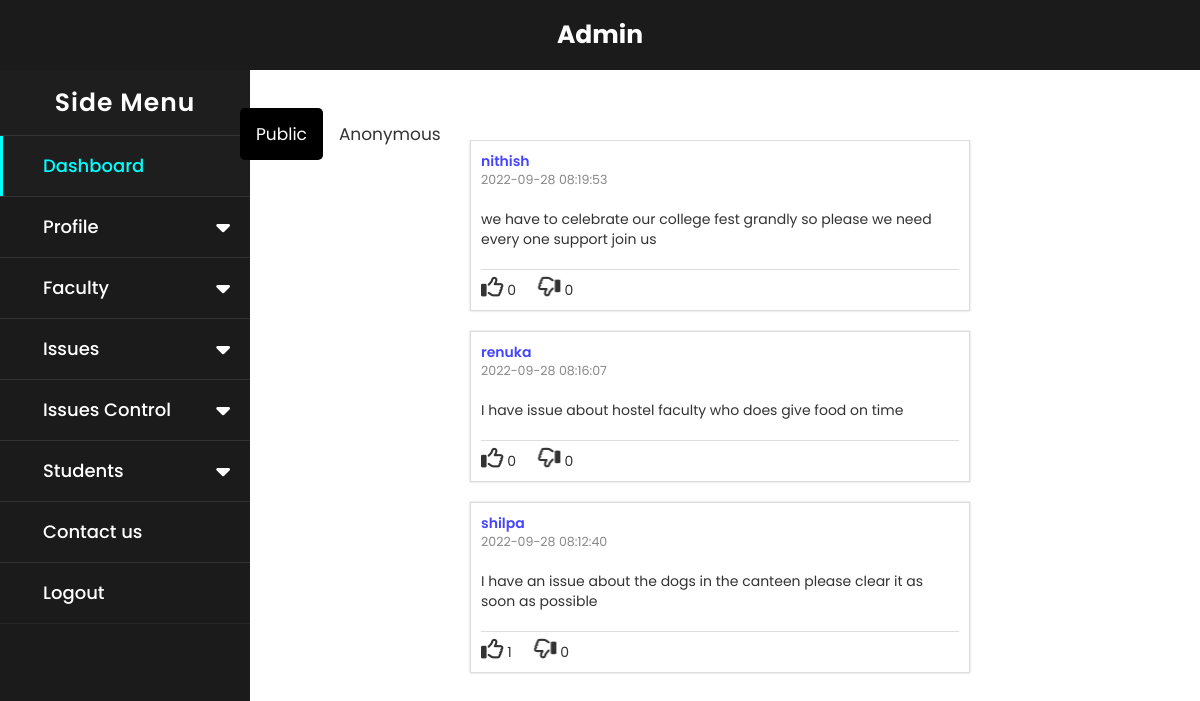
The page /Admin (signed in) on the database its author committed.
### tables this page shows
CREATE TABLE `posts` (
  `id` int(11) NOT NULL,
  `text` varchar(900) NOT NULL,
  `date` timestamp NOT NULL DEFAULT current_timestamp(),
  `studentid` bigint(100) NOT NULL,
  `postoption` varchar(100) NOT NULL DEFAULT 'public',
  `done` varchar(30) NOT NULL DEFAULT 'notdone'
);

CREATE TABLE `student` (
  `Sid` bigint(100) NOT NULL,
  `Name` varchar(255) NOT NULL,
  `Email` varchar(255) NOT NULL,
  `Phone` bigint(50) NOT NULL,
  `Batch` varchar(200) DEFAULT NULL,
  `Branch` int(100) NOT NULL,
  `Password` varchar(255) NOT NULL,
  `status` varchar(100) NOT NULL DEFAULT 'pending'
);

### Admin/server.php (called while the page is built, shortened)
<?php
$conn = mysqli_connect('localhost:3308', 'root', '', 'lastone');
$user= $_SESSION['uid'];
$find=mysqli_query($conn,"select * from admin where A_Email='$user' ");
$row= mysqli_fetch_array($find);
$user_id=$row["Aid"];
function getLikes($id)
{
  global $conn;
  $sql = "SELECT COUNT(*) FROM rating_info
  		  WHERE post_id = $id AND rating_action='like'";
  $rs = mysqli_query($conn, $sql);
  $result = mysqli_fetch_array($rs);
  return $result[0];
}
function getDislikes($id)
{
  global $conn;
  $sql = "SELECT COUNT(*) FROM rating_info
  		  WHERE post_id = $id AND rating_action='dislike'";
  $rs = mysqli_query($conn, $sql);
  $result = mysqli_fetch_array($rs);
  return $result[0];
}
function userLiked($post_id)
{
  global $conn;
  global $user_id;
  $sql = "SELECT * FROM rating_info WHERE user_id=$user_id
  		  AND post_id=$post_id AND rating_action='like'";
  $result = mysqli_query($conn, $sql);
  if (mysqli_num_rows($result) > 0) {
  	return true;
  }else{
  	return false;
  }
}
function userDisliked($post_id)
{
  global $conn;
  global $user_id;
  $sql = "SELECT * FROM rating_info WHERE user_id=$user_id
  		  AND post_id=$post_id AND rating_action='dislike'";
  $result = mysqli_query($conn, $sql);
  if (mysqli_num_rows($result) > 0) {
  	return true;
  }else{
  	return false;
  }
}
$sql = "select i.*,s.Name from posts i ,student s where s.Sid=i.studentid and postoption='public' order by date desc";
$result = mysqli_query($conn, $sql);
$posts = mysqli_fetch_all($result, MYSQLI_ASSOC);

### Admin/index.php (the view, shortened to what this page needs)
<?php include('server.php'); ?>
<!DOCTYPE html>
<html lang="en" dir="ltr">
    <head>
        <link rel="stylesheet" href="https://maxcdn.bootstrapcdn.com/bootstrap/3.4.1/css/bootstrap.min.css">
        <link rel="stylesheet" href="https://cdnjs.cloudflare.com/ajax/libs/font-awesome/4.7.0/css/font-awesome.min.css" />
        <link rel="stylesheet" type="text/css" href="../css/studentindex.css">
    </head>
    <body>
<?php include '../asset/admin_dash.php'; ?>
        <div class="margin">
            <div class="tab">
                <button class="tablinks" onclick="openCity(event, 'London')" id="defaultOpen">Public</button>
                <button class="tablinks" onclick="openCity(event, 'Paris')">Anonymous</button>
            </div>
            <div id="London" class="tabcontent">
                <div class="postp">
<?php foreach ($posts as $post): ?>
                        <div class="wall">
                            <div class="post">
                                <div class="post-header">
                                    <div class="post-header-top">
                                        <a href="#" class="post-author"><?php echo $post['Name']; ?></a>
                                    </div>
                                    <div class="post-header-bottom">
                                        <div class="post-time"> <?php echo $post['date']; ?></div>
                                    </div>
                                </div>
                                <div class="post-content"><?php echo $post['text']; ?></div>
                                <br>
                                <div class="post-interactions">
                                    <div class="post-info">
                                        <i <?php if (userLiked($post['id'])): ?>
                                                class="fa fa-thumbs-up like-btn"
                                            <?php else: ?>
                                                class="fa fa-thumbs-o-up like-btn"
    <?php endif ?>
                                            data-id="<?php echo $post['id'] ?>"></i>
                                        <span class="likes"><?php echo getLikes($post['id']); ?></span>
                                        <i
                                            <?php if (userDisliked($post['id'])): ?>
                                                class="fa fa-thumbs-down dislike-btn"
                                            <?php else: ?>
                                                class="fa fa-thumbs-o-down dislike-btn"
    <?php endif ?>
                                            data-id="<?php echo $post['id'] ?>"></i>
                                        <span class="dislikes"><?php echo getDislikes($post['id']); ?></span>
                                    </div>
                                </div>
                            </div>
                            <br>
                        </div>
<?php endforeach ?>
                </div>
            </div>
        </div>
    </body>
</html>

### css/studentindex.css (style rules this page uses)
body { font-family: Arial; }
.tab { overflow: hidden; position: fixed; top: 120px; margin-top: -1%; }
.tab button { background-color: inherit; float: left; border: none; outline: none; cursor: pointer; padding: 14px 16px; transition: 0.3s; font-size: 17px; border-radius: 5px; }
.tab button.active { background-color: black; color: white; }
.tabcontent { display: none; padding: 6px 12px; border-top: none; }
.margin { margin-left: 20%; margin-top: 3%; align-content: center; align-items: center; }
* { box-sizing: border-box }
a { color: inherit; text-decoration: none; }
.post { width: 500px; padding: 10px; position: relative; margin: 0 auto; border: 1px solid #dddddd; box-shadow: 0 0 2px rgba(0,0,0,0.2); }
.wall { width: 100%; display: flex; align-items: strech; flex-direction: column; }
.post-header { margin-bottom: 20px; overflow-y: auto; }
.post-author { color: #44f; display: inline-block; font-weight: 600; }
.post-time { font-size: 0.9em; color: #888888; }
.post-interactions { padding-top: 6px; border-top: 1px solid #dddddd; }
.postp { overflow: hidden; overflow-y: auto; height: 550px; margin-top: 3%; }
.fa { font-size: 1.6em; }
.fa-thumbs-down, .fa-thumbs-o-down { transform:rotateY(180deg); }

### asset/admin_dash.php (style rules this page uses)
* { margin: 0; padding: 0; user-select: none; box-sizing: border-box; font-family: 'Poppins', sans-serif; }

### rows shown on the page
posts: studentid.Name "nithish", date "2022-09-28 08:19:53", text "we have to celebrate our college fest grandly so please we need every one support join us", id "0"
posts: studentid.Name "renuka", date "2022-09-28 08:16:07", text "I have issue about hostel faculty who does give food on time", id "0"
posts: studentid.Name "shilpa", date "2022-09-28 08:12:40", text "I have an issue about the dogs in the canteen please clear it as soon as possible", id "1", id "0"
